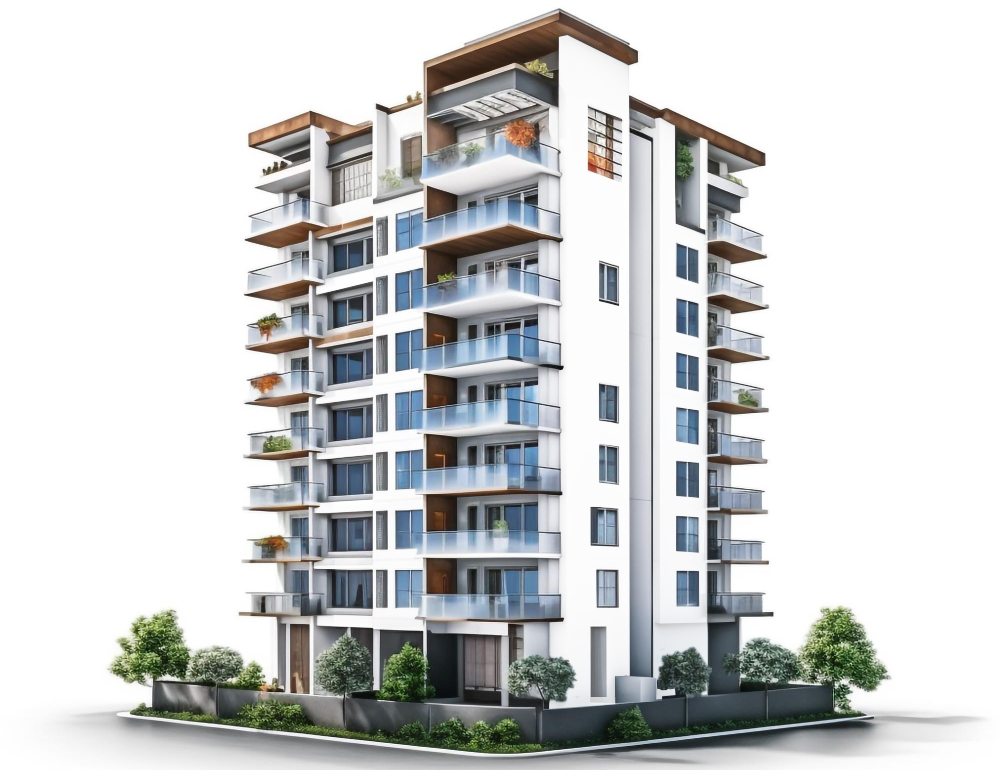
#> input picture src/assets/rooms/apartment.png, 1000 x 770 px, given in place of living-room.png, which was not available
$ python generate-lightmaps.py
#> lines starting #> are read from the running program, lines starting #| are printed output that depends on the picture; after the words box and inside, x2 and y2 are one past the last pixel; in counts of white or black regions, pixels touching at a corner belong together
#!/usr/bin/env python3
"""Generate the colour visualizer's lighting maps from each room overlay's wall mask.

The room overlays in src/assets/rooms/*.png have their walls cut out (transparent), so
the selected paint colour shows through only where there is wall. These maps put back
believable light on that flat colour:
  <room>-shade.png  multiply map: contact shadows around furniture, ceiling fall-off,
                    vignette and a faint paint texture (255 = untouched)
  <room>-light.png  screen map: soft daylight from the room's window (0 = untouched)

Usage:  python3 scripts/generate-lightmaps.py   (requires numpy and Pillow)
"""
import os
import numpy as np
from PIL import Image, ImageFilter

ROOT = os.path.dirname(os.path.dirname(os.path.abspath(__file__)))
SRC = os.path.join(ROOT, 'src', 'assets', 'rooms')
OUT = os.path.join(SRC, 'light')
os.makedirs(OUT, exist_ok=True)

# Per-room art direction. Offsets/radii are fractions of image width.
CFG = {
  'living-room': dict(contact=0.55, ambient=0.20, shift=(-0.012, 0.004), ceiling=0.16, vignette=0.10, light=(0.80, 0.30, 0.30, 0.45, 0.16), noise=0.012),
  'bedroom':     dict(contact=0.60, ambient=0.24, shift=(-0.010, 0.006), ceiling=0.22, vignette=0.14, light=(0.95, 0.30, 0.30, 0.55, 0.14), noise=0.012),
  'kids-room':   dict(contact=0.45, ambient=0.16, shift=(0.008, 0.006),  ceiling=0.14, vignette=0.10, light=(0.18, 0.25, 0.35, 0.50, 0.12), noise=0.012),
  'kitchen':     dict(contact=0.40, ambient=0.14, shift=(0.006, 0.006),  ceiling=0.10, vignette=0.10, light=(0.30, 0.20, 0.35, 0.45, 0.10), noise=0.007),
  'dining':      dict(contact=0.55, ambient=0.22, shift=(0.0, 0.008),    ceiling=0.20, vignette=0.14, light=(0.50, 0.22, 0.28, 0.35, 0.16), noise=0.007),
  'apartment':   dict(contact=0.10, ambient=0.05, shift=(0, 0),          ceiling=0.0,  vignette=0.0,  light=None, noise=0.0),
  'house':       dict(contact=0.10, ambient=0.05, shift=(0, 0),          ceiling=0.0,  vignette=0.0,  light=None, noise=0.0),
}

def blur(arr, r):
    im = Image.fromarray((np.clip(arr, 0, 1) * 255).astype(np.uint8))
    return np.asarray(im.filter(ImageFilter.GaussianBlur(r)), dtype=np.float32) / 255

def build(name):
#> called with name = 'living-room'
    c = CFG[name]
    im = Image.open(os.path.join(SRC, name + '.png')).convert('RGBA')
#> im is the input picture: PIL image 1000x770 RGBA; mean R, G, B, A 203.8, 205.5, 206, 237.9
    W0 = im.width
#> W0 = 1000
    if im.width > 1280:
        im = im.resize((1280, round(im.height * 1280 / im.width)), Image.LANCZOS)
    a = np.asarray(im, dtype=np.float32)[..., 3] / 255
    H, W = a.shape
#> H = 770; W = 1000
    obj = (a > 0.5).astype(np.float32)          # furniture, floor, windows…
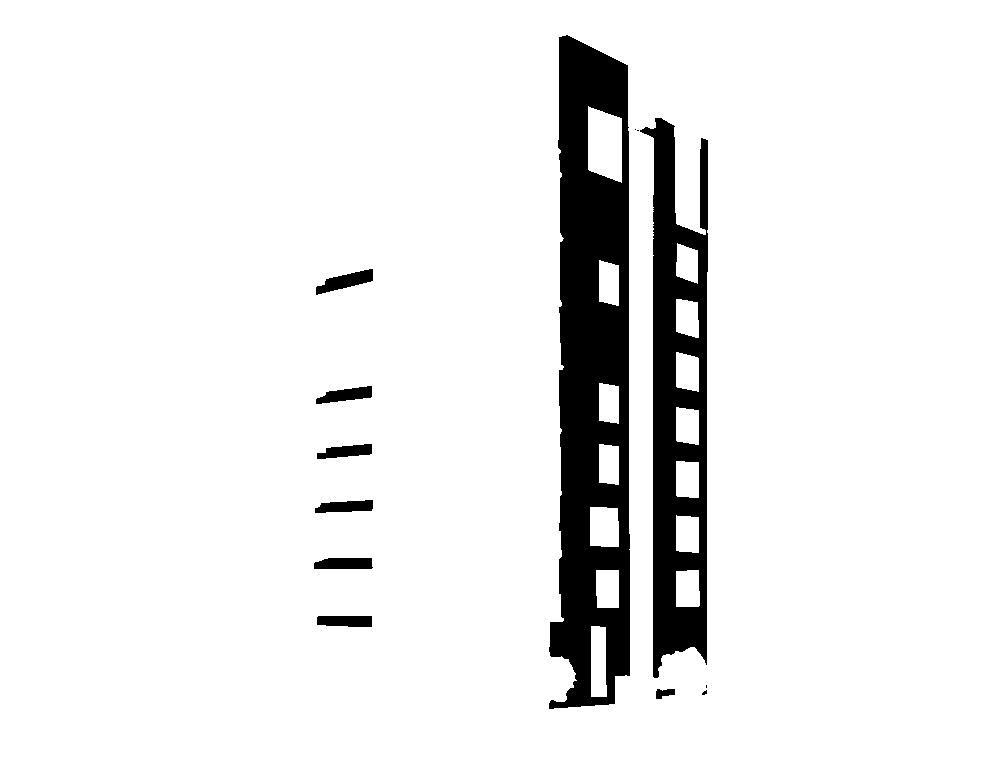
#> obj: shape (770, 1000) float32; values 0 (black) and 1 (white), 92% white; 13 black regions (4 under 20 px), largest, box (x1, y1, x2, y2) and area: (549, 35, 630, 709) 37328, (640, 118, 708, 678) 20554, (316, 269, 373, 295) 693
    dx, dy = int(c['shift'][0] * W), int(c['shift'][1] * W)
#> dx = -12; dy = 4
    shifted = np.roll(np.roll(obj, dy, axis=0), dx, axis=1)
#> shifted: shape (770, 1000) float32; values 0 (black) and 1 (white), 92% white; 13 black regions (4 under 20 px), largest, box (x1, y1, x2, y2) and area: (537, 39, 618, 713) 37328, (628, 122, 696, 682) 20554, (304, 273, 361, 299) 693
    contact = blur(shifted, W * 0.010)
    ambient = blur(obj, W * 0.060)
    yy, xx = np.mgrid[0:H, 0:W].astype(np.float32)
    ny, nx = yy / H, xx / W
    mult = 1 - c['contact'] * contact * 0.6 - c['ambient'] * ambient
    mult *= 1 - c['ceiling'] * (1 - ny) ** 3
    mult *= 1 - c['vignette'] * (((nx - 0.5) ** 2 + (ny - 0.5) ** 2) / 0.5)
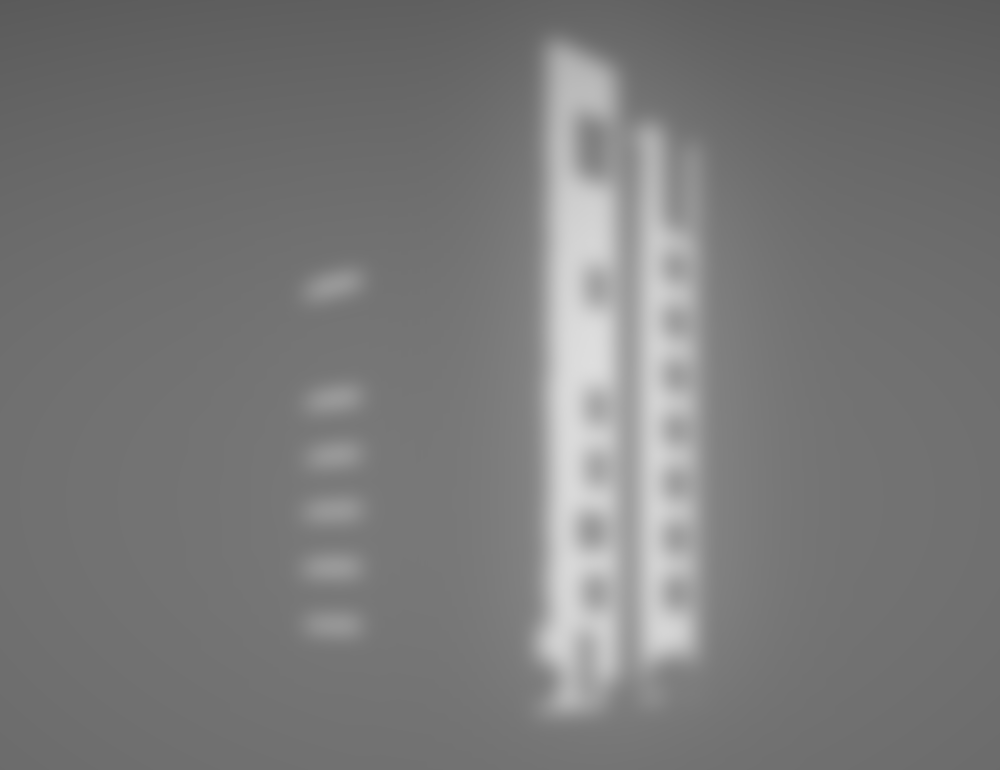
#> mult: shape (770, 1000) float32; min 0.355, max 0.871, mean 0.477
    if c['noise']:
        rng = np.random.default_rng(7)
        n = blur(rng.random((H, W)).astype(np.float32), 0.8) - 0.5
#> call 3 of blur, with r = 0.8
#> in blur (call 3), `im = Image.fromarray((np.clip(arr, 0, 1) * 255).astype(np.uint8))`:
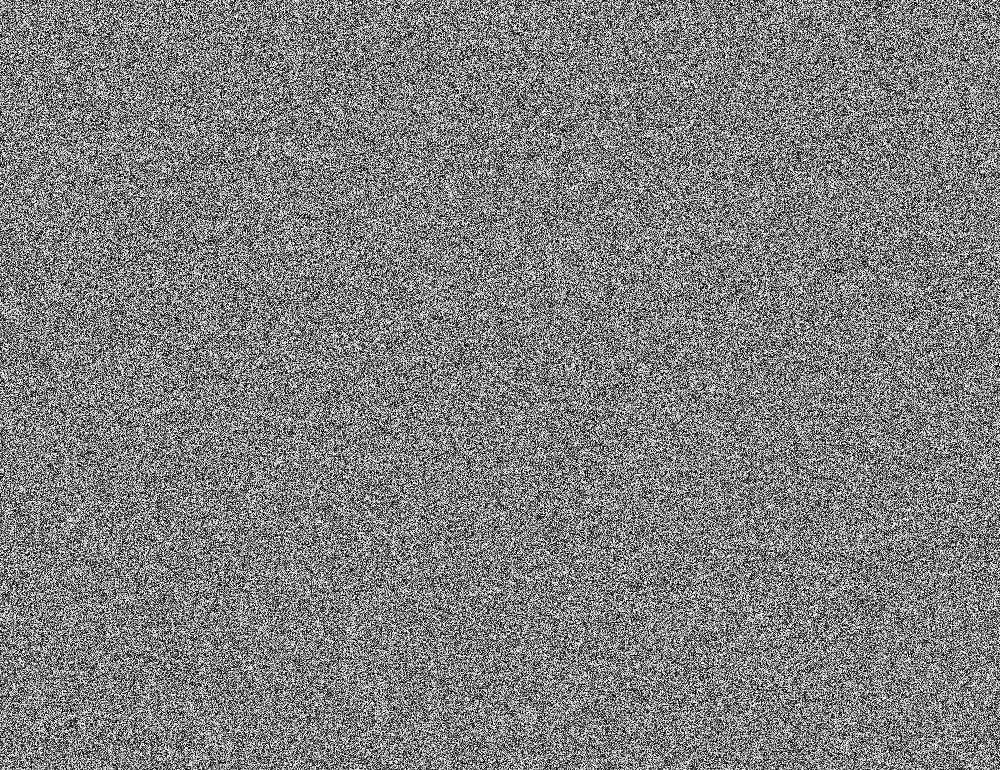
#> im: PIL image 1000x770 L; min 0, max 254, mean 127
        mult *= 1 + n * c['noise'] * 4
    mult = np.clip(mult, 0.45, 1)
    light = np.zeros_like(mult)
    if c['light']:
        lx, ly, sx, sy, k = c['light']
        light = k * np.exp(-(((nx - lx) ** 2) / (2 * sx ** 2) + ((ny - ly) ** 2) / (2 * sy ** 2)))
    Image.fromarray((mult * 255).astype(np.uint8)).convert('L').save(os.path.join(OUT, f'{name}-shade.png'), optimize=True)
    Image.fromarray((np.clip(light, 0, 1) * 255).astype(np.uint8)).convert('L').save(os.path.join(OUT, f'{name}-light.png'), optimize=True)
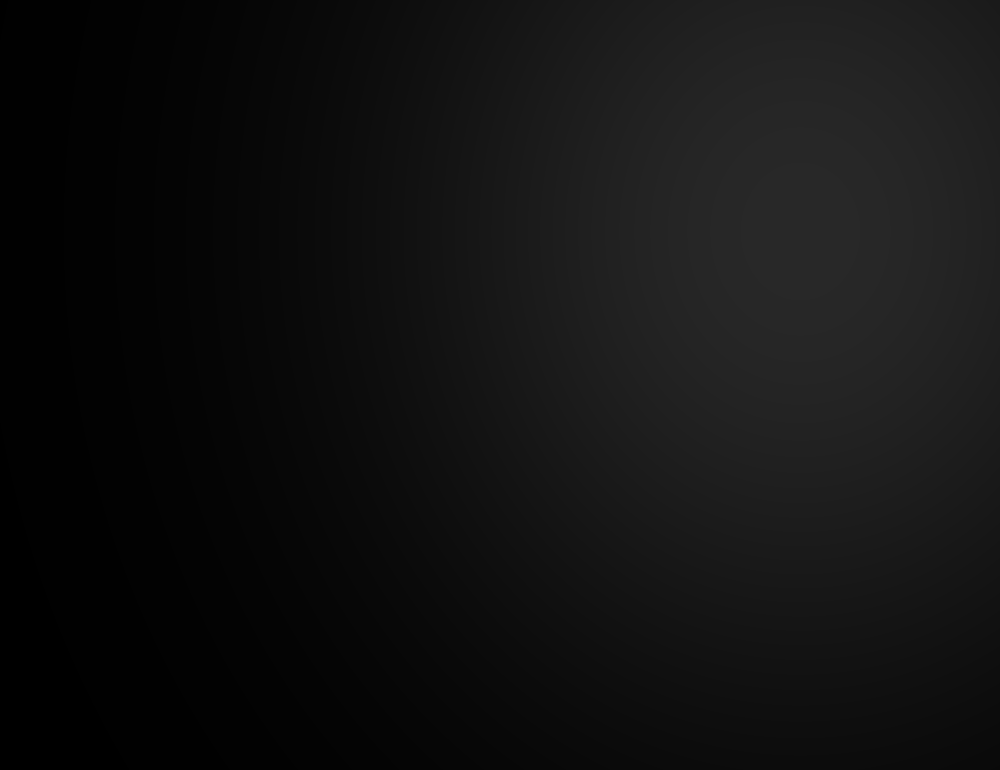
#> saved as living-room-light.png: PIL image 1000x770 L; min 0, max 40, mean 17.2
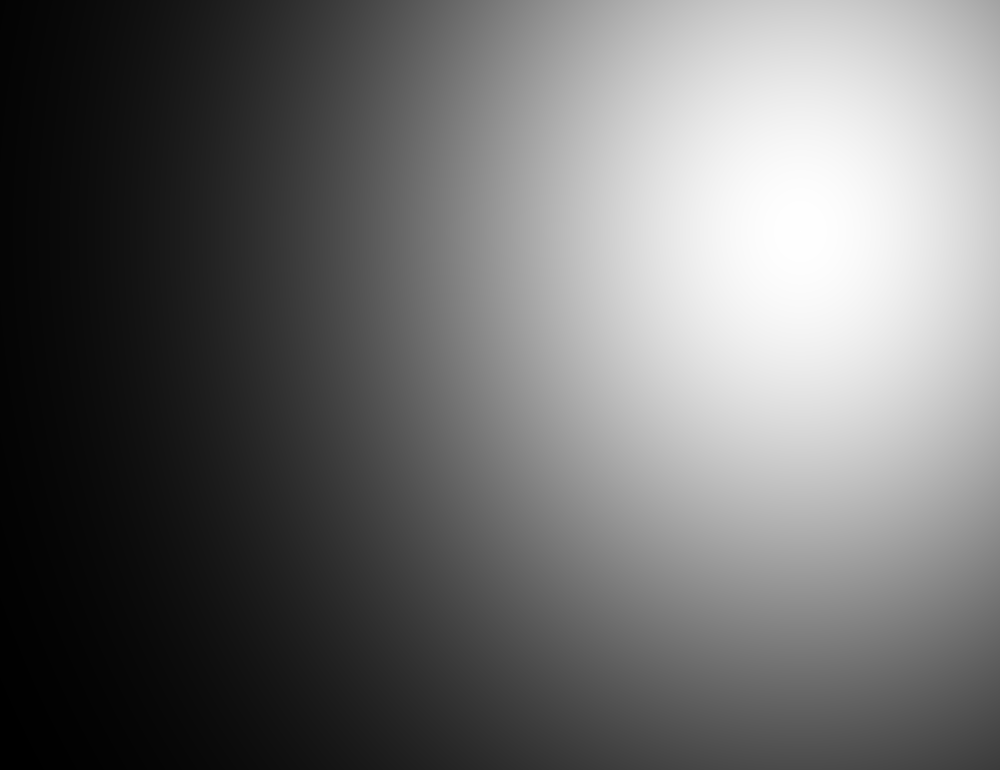
#> light: shape (770, 1000) float32; min 0.00137, max 0.16, mean 0.0694; drawn with min black and max white
    return im, mult, light

if __name__ == '__main__':
    for room in CFG:
        build(room)
        print('wrote', room)
#> pass 2 of the loop `for room in CFG:`:
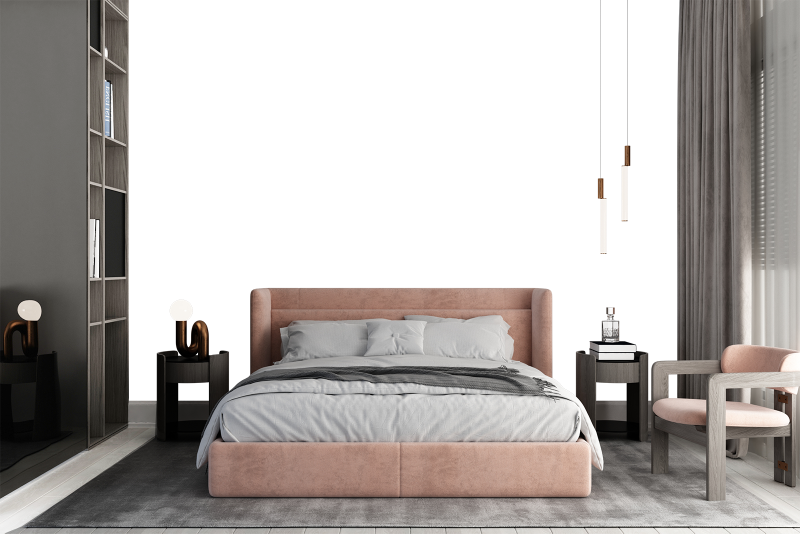
#> input picture src/assets/rooms/bedroom.png, 1600 x 1067 px (shown at 1/2 size)
#> in build, im is the input picture: PIL image 1600x1067 RGBA; mean R, G, B, A 136.8, 129.1, 125.1, 150.2
#> a: shape (854, 1280) float32
#> obj: shape (854, 1280) float32; values 0 (black) and 1 (white), 58.9% white; 14 black regions (7 under 20 px), largest, box (x1, y1, x2, y2) and area: (206, 0, 1087, 641) 445793, (285, 612, 334, 641) 1380, (954, 612, 1003, 641) 1379
#> in build (call 2), `shifted = np.roll(np.roll(obj, dy, axis=0), dx, axis=1)`:
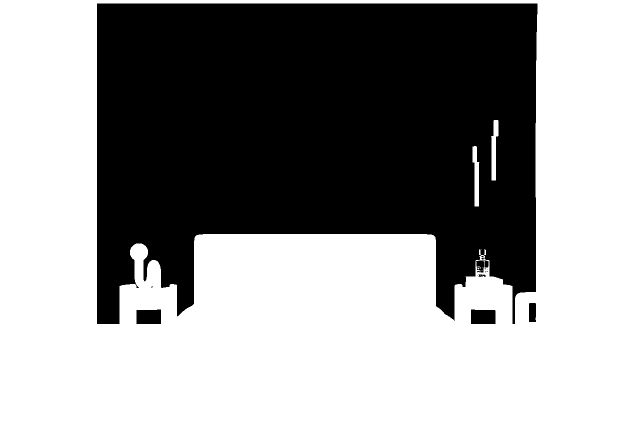
#> shifted: shape (854, 1280) float32 (shown at 1/2 size); values 0 (black) and 1 (white), 58.9% white; 14 black regions (7 under 20 px), largest, box (x1, y1, x2, y2) and area: (194, 7, 1075, 648) 445793, (273, 619, 322, 648) 1380, (942, 619, 991, 648) 1379
#> arr: shape (854, 1280) float32
#> n: shape (854, 1280) float32
#> in build (call 2), `Image.fromarray((np.clip(light, 0, 1) * 255).astype(np.uint8)).convert..`:
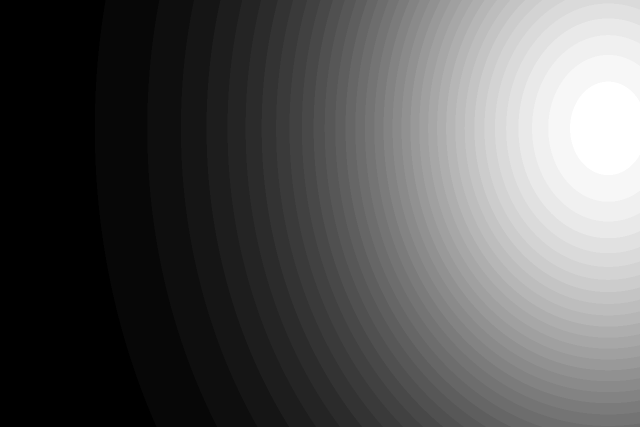
#> saved as bedroom-light.png: PIL image 1280x854 L (shown at 1/2 size); min 0, max 35, mean 12.2; drawn with min black and max white
#> light: shape (854, 1280) float32
